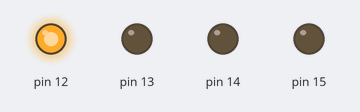
A sketch run on a simulated Arduino Uno, built with avr-gcc and run on an emulated ATmega328P. Shown: output pins drawn as LEDs (lit = HIGH).

Above: at 0.1 s.
At 0.7 s:
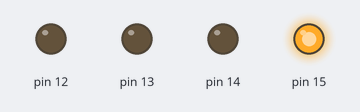
At 1.3 s:
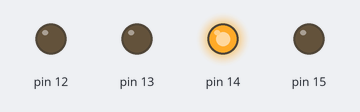
At 2.7 s:
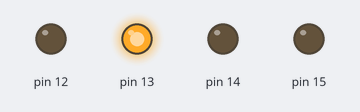
Timing chart, 0 to 3.0 s (numbered marks = the images above):
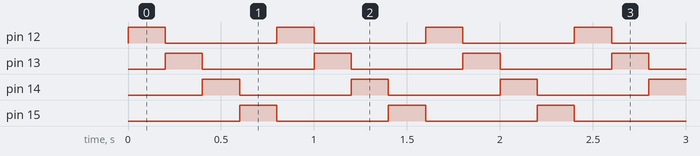

The sketch:

running_BarGraph.ino
```cpp
#define led6 12 //Physical D6
#define led10 16 //Physical D0
void setup() {
  int i;
 for( i=led6;i<led10;i++){
 pinMode(i, OUTPUT);   // put your setup code here, to run once:
 }
 }

void loop() {
  int i;
 for(i=led6;i<led10;i+=1){
  digitalWrite(i, HIGH);// put your main code here, to run repeatedly:
 delay(200);
 digitalWrite(i, LOW);
 }

}
```

Measured:
- by itself, pin 12–15: alternates HIGH for 0.20 s and LOW for 0.60 s
- by itself, everything shown: repeats every 0.80 s, in 4 steps
